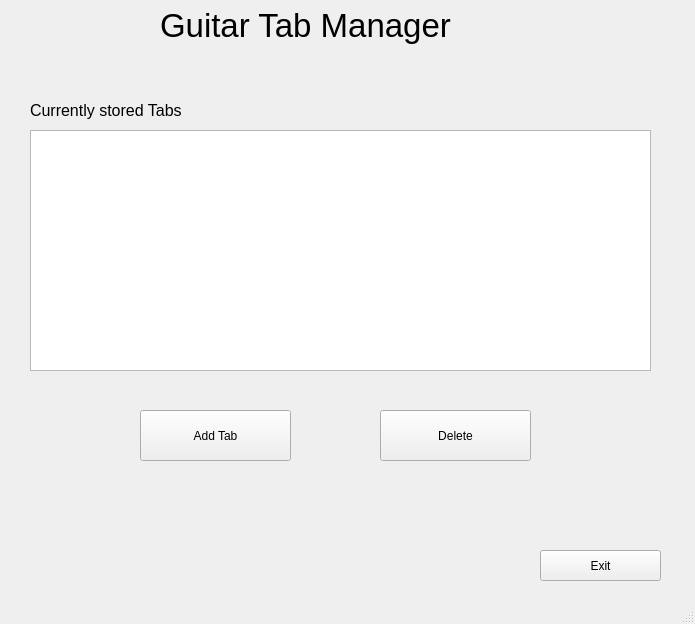
<?xml version="1.0" encoding="UTF-8"?>
<ui version="4.0">
 <class>MainWindow</class>
 <widget class="QMainWindow" name="MainWindow">
  <property name="geometry">
   <rect>
    <x>0</x>
    <y>0</y>
    <width>695</width>
    <height>624</height>
   </rect>
  </property>
  <property name="windowTitle">
   <string>MainWindow</string>
  </property>
  <widget class="QWidget" name="centralwidget">
   <widget class="QLabel" name="lblHeading">
    <property name="geometry">
     <rect>
      <x>160</x>
      <y>0</y>
      <width>311</width>
      <height>51</height>
     </rect>
    </property>
    <property name="font">
     <font>
      <pointsize>25</pointsize>
     </font>
    </property>
    <property name="text">
     <string>Guitar Tab Manager</string>
    </property>
   </widget>
   <widget class="QLabel" name="label">
    <property name="geometry">
     <rect>
      <x>30</x>
      <y>90</y>
      <width>161</width>
      <height>41</height>
     </rect>
    </property>
    <property name="font">
     <font>
      <pointsize>12</pointsize>
     </font>
    </property>
    <property name="text">
     <string>Currently stored Tabs</string>
    </property>
   </widget>
   <widget class="QListWidget" name="listWidget">
    <property name="geometry">
     <rect>
      <x>30</x>
      <y>130</y>
      <width>621</width>
      <height>241</height>
     </rect>
    </property>
   </widget>
   <widget class="QPushButton" name="addTabButton">
    <property name="geometry">
     <rect>
      <x>140</x>
      <y>410</y>
      <width>151</width>
      <height>51</height>
     </rect>
    </property>
    <property name="text">
     <string>Add Tab</string>
    </property>
   </widget>
   <widget class="QPushButton" name="deleteTabButton">
    <property name="geometry">
     <rect>
      <x>380</x>
      <y>410</y>
      <width>151</width>
      <height>51</height>
     </rect>
    </property>
    <property name="text">
     <string>Delete</string>
    </property>
   </widget>
   <widget class="QPushButton" name="exitButton">
    <property name="geometry">
     <rect>
      <x>540</x>
      <y>550</y>
      <width>121</width>
      <height>31</height>
     </rect>
    </property>
    <property name="text">
     <string>Exit</string>
    </property>
   </widget>
  </widget>
  <widget class="QMenuBar" name="menubar">
   <property name="geometry">
    <rect>
     <x>0</x>
     <y>0</y>
     <width>695</width>
     <height>21</height>
    </rect>
   </property>
  </widget>
  <widget class="QStatusBar" name="statusbar"/>
 </widget>
 <resources/>
 <connections/>
</ui>
